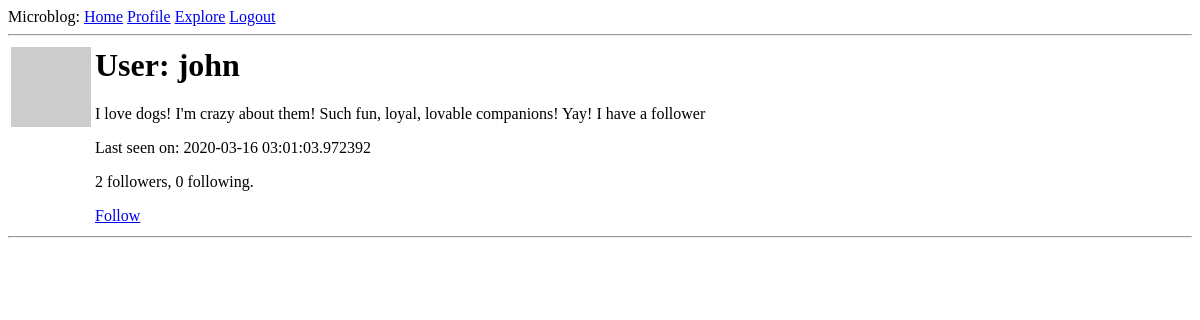
The page /user/john (signed in) on the database as committed earlier.
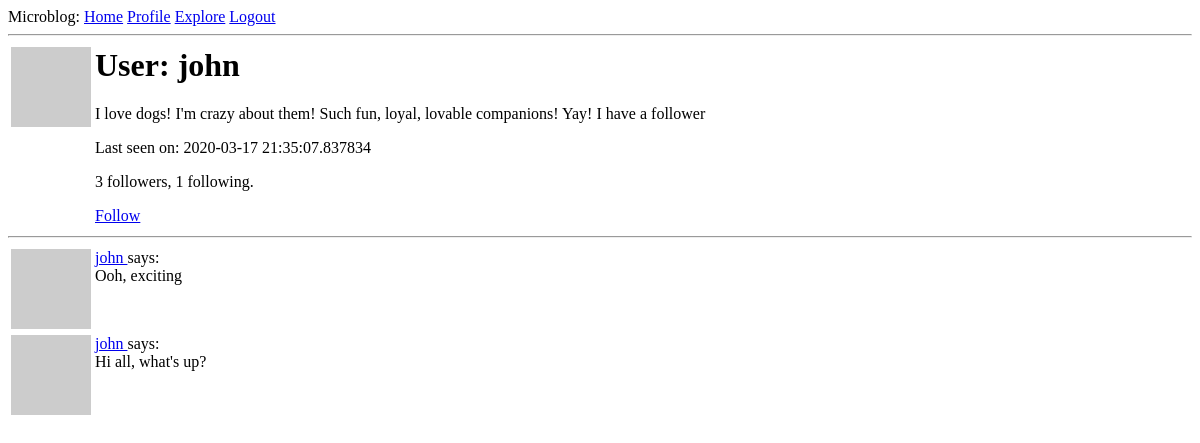
The same page on the database as committed later.
### app/models.py (models this page shows, shortened)
class User(UserMixin, db.Model):
	id = db.Column(db.Integer, primary_key=True)
	username = db.Column(db.String(64), index=True, unique=True)
	email = db.Column(db.String(120), index=True, unique=True)
	password_hash = db.Column(db.String(128))
	posts = db.relationship('Post', backref='author', lazy='dynamic')
	about_me = db.Column(db.String(140))
	last_seen = db.Column(db.DateTime, default=datetime.utcnow)
	followed = db.relationship(
		'User', # right side of relationship (users)
		secondary=followers, # left side of relationship (followers)
		primaryjoin=(followers.c.follower_id == id), # condition that links the left with the association table
		secondaryjoin=(followers.c.followed_id == id), # condition that links the right with the association table
		backref=db.backref('followers', lazy='dynamic'), # how this relationship will be accessed from the right side (from the left, the relationship is named `followed`)
		lazy='dynamic')
	def avatar(self, size):
		digest = md5(self.email.lower().encode('utf-8')).hexdigest()
		return 'https://www.gravatar.com/avatar/{}?d=identicon&s={}'.format(digest, size)
	def is_following(self, user):
		return self.followed.filter(
			followers.c.followed_id == user.id
			).count() > 0

class Post(db.Model):
	id = db.Column(db.Integer, primary_key=True)
	body = db.Column(db.String(140))
	timestamp = db.Column(db.DateTime, index=True, default=datetime.utcnow)
	user_id = db.Column(db.Integer, db.ForeignKey('user.id'))

### app/routes.py (the view)
@app.route('/user/<username>')
@login_required
def user(username):
	user = User.query.filter_by(username=username).first_or_404()
	page = request.args.get('page', 1, type=int)
	posts = user.posts.order_by(Post.timestamp.desc()).paginate(
		page, app.config['POSTS_PER_PAGE'], False)
	next_url = url_for('user', username=user.username, page=posts.next_num) \
		if posts.has_next else None
	prev_url = url_for('user', username=user.username, page=posts.prev_num) \
		if posts.has_prev else None
	return render_template('user.html', user=user, posts=posts.items,
							next_url=next_url, prev_url=prev_url)

### app/models.py (called while the page is built)
@login.user_loader
def load_user(id):
	return User.query.get(int(id))

### app/routes.py (called while the page is built)
@app.before_request
def before_request():
	if current_user.is_authenticated:
		current_user.last_seen = datetime.utcnow()
		db.session.commit()

### app/templates/user.html (shortened to what this page needs)
{% extends "base.html" %}
{% block content %}
	<table>
		<tr valign='top'>
			<td><img src="{{ user.avatar(128) }}"></td>
			<td>
				<h1>User:  {{ user.username }}</h1>
				{% if user.about_me %}
					<p>{{ user.about_me }}</p>
				{% endif %}
				{% if user.last_seen %}
					<p>Last seen on: {{ user.last_seen }}</p>
				{% endif %}
				<p>
					{{ user.followers.count() }} followers,
					{{ user.followed.count() }} following.
				</p>
				{% if user == current_user %}
					<p><a href="{{ url_for('edit_profile') }}">
						Edit your profile
					</a></p>
				{% elif not current_user.is_following(user) %}
					<p><a href="{{ url_for('follow', username=user.username) }}">
						Follow
					</a></p>
				{% else %}
					<p><a href="{{ url_for('unfollow', username=user.username) }}">
						Unfollow
					</a></p>
				{% endif %}
			</td>
		</tr>
	</table>
	<hr>
	{% for post in posts %}
		{% include "_post.html" %}
	{% endfor %}
{% endblock %}

### app/templates/_post.html
 <table>
 	<tr valign="top">
 		<td><img src="{{ post.author.avatar(36) }}"></td>
 		<td>
 			<a href="{{ url_for('user', username=post.author.username) }}">
 				{{ post.author.username }}
 			</a>
 			says: <br>{{ post.body }}
 		</td>
 	</tr>
 </table>

Rows that differ between the two databases and show on the page:
changed User "john": last_seen "2020-03-16 03:01:03.972392" → "2020-03-17 21:35:07.837834"
added Post: author.username "john", body "Ooh, exciting"
added Post: author.username "john", body "Hi all, what's up?"
Other text that changed with them:
{{ user.followers.count() }}: "2" → "3"
{{ user.followed.count() }}: "0" → "1"
